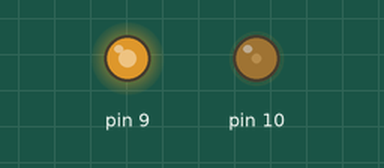
Recording of a sketch running on a simulated Arduino Uno, built with avr-gcc and run on an emulated ATmega328P. Shown: output pins drawn as LEDs (lit = HIGH).

Above: at 0.1 s.
Timing chart, 0 to 1.6 s (numbered marks = the images above):
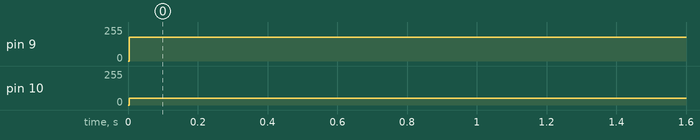

Measured:
- by itself, pin 9: 0/255 → 180/255 at 0.00 s
- by itself, pin 10: 0/255 → 50/255 at 0.00 s

The sketch:

Phase_Correct_PWM.ino
```cpp
void setup(){
  //Are OCRA2A and OCRA2B sending out completely different signals?

  //Output A frequency: 16 MHz / 64 / 256 = 976.5625Hz
  //Output A duty cycle: (180+1) / 256 = 70.7%
  //Output B frequency: 16 MHz / 64 / 256 = 976.5625Hz
  //Output B duty cycle: (50+1) / 256 = 19.9%


  //Phase Correct PWM- All in Timer 1 - 2 seperate waves
  //How do we change the frequency? - chnage the prescalar- look at CS bits
  //CS10 - set to 0 bit, CS 11- set to 1 bit, CS 12- set to 2 bits
  //prescalar = 1 - 16 Mhz, 001, prescalar = 8- 2 Mhz, 010,
  //Divide 16Mhz by prescalar then 256 then off by 2
  //prescalar = 64
  //How to choose the frequency? - Next assignment
  pinMode(9, OUTPUT);
  pinMode(10, OUTPUT);
  TCCR1A = _BV(COM1A1) | _BV(COM1B1) | _BV(WGM10);
  TCCR1B = _BV(CS12);
  OCR1A = 180;
  OCR1B = 50;

  //interrupts();
  //Output A frequency: 16 MHz / 64 / 255 / 2 = 490.196Hz
  //Output A duty cycle: 180 / 255 = 70.6%
  //Output B frequency: 16 MHz / 64 / 255 / 2 = 490.196Hz
  //Output B duty cycle: 50 / 255 = 19.6%
}

void loop() {
  // put your main code here, to run repeatedly:


}
```
